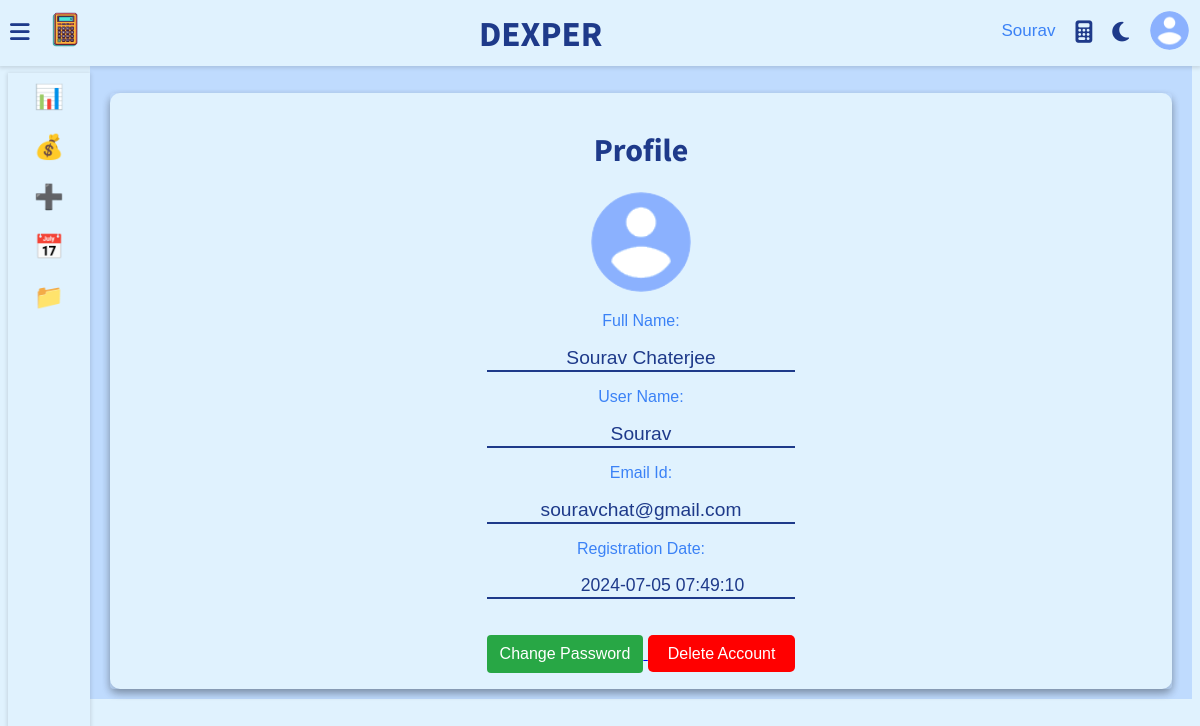
The page /templates/10-Profile.php (signed in) on the database its author committed.
### tables this page shows
CREATE TABLE `user` (
  `Full_Name` varchar(40) NOT NULL,
  `Email` varchar(255) NOT NULL,
  `Username` varchar(255) NOT NULL,
  `UserId` int(11) NOT NULL,
  `Password` varchar(32) NOT NULL,
  `Photo` varchar(255) NOT NULL,
  `RegDate` timestamp NOT NULL DEFAULT current_timestamp()
);

### init.php (called while the page is built, shortened)
<?php
    include_once 'connection.php';
    include_once 'user.php';
    global $pdo;
    $getFromU = new User($pdo);
?>

### user.php (called while the page is built, shortened)
<?php
    class User extends Base{
        function __construct($pdo)
        {
            $this->pdo = $pdo;
        }
        public function Photofetch($UserId) {
            $stmt = $this->pdo->prepare("SELECT Photo FROM user WHERE UserId = :UserId");
            $stmt->bindParam(":UserId", $UserId, PDO::PARAM_INT);
            $stmt->execute();
            $user = $stmt->fetch(PDO::FETCH_OBJ);
            return $user->Photo;
        }
        public function userData($user_id) {
            $stmt = $this->pdo->prepare("SELECT * FROM user WHERE UserId = :user_id");
            $stmt->bindParam(":user_id", $user_id, PDO::PARAM_INT);
            $stmt->execute();
            return $stmt->fetch(PDO::FETCH_OBJ);
        }
        public function fetchUsername($UserId) {
            $stmt = $this->pdo->prepare("SELECT Username FROM user WHERE UserId = :UserId");
            $stmt->bindParam(":UserId", $UserId, PDO::PARAM_INT);
            $stmt->execute();
            $user = $stmt->fetch(PDO::FETCH_OBJ);
            return $user->Username;
        }
    }
?>

### templates/10-Profile.php (the view, shortened to what this page needs)
<?php
include_once "../init.php";
include_once 'skeleton.php';
$userobj = $getFromU->userData($_SESSION['UserId']);
$fullname = $userobj->Full_Name;
$usr_name = $userobj->Username;
$emailid = $userobj->Email;
$JoinDate = $userobj->RegDate;
$picture = $userobj->Photo;
?>
<div class="wrapper">
    <div class="row">
        <div class="col-12 col-m-12 col-sm-12">
            <div class="card">
                <div class="counter" style="display: flex; align-items: center; justify-content: center;">
                    <form action="">
                        <h1 style="font-family: 'Source Sans Pro'; color: var(--main-color);">Profile</h1>
                        <div>
                            <img style="width:100px; height:100px; object-fit: cover; border-radius: 50%;" src=<?php echo '"' . $picture . '"' ?> alt="">
                        </div>
                        <div>
                            <p style="color: var(--second-color);">Full Name:</p>
                            <input type="text" class="text-input" style="width: 100%;" value=<?php echo '"' . $fullname . '"' ?> readonly><br>
                        </div>
                        <div>
                            <p style="color: var(--second-color);">User Name:</p>
                            <input type="text" class="text-input" style="width: 100%;" value=<?php echo '"' . $usr_name . '"' ?> readonly><br>
                        </div>
                        <div>
                            <p style="color: var(--second-color);">Email Id:</p>
                            <input type="email " style="width: 100%;" class="text-input" value=<?php echo '"' . $emailid . '"' ?> readonly><br>
                        </div>
                        <div>
                            <p style="color: var(--second-color);">Registration Date:</p>
                            <input type="datetime" class="text-input" style="width: 100%; font-size: 1.1em; padding-left: 45px;" value=<?php echo '"' . $JoinDate . '"' ?> readonly><br>
                        </div>
                        <br>
                        <div><br>
                            <a href="11-changepass.php">
                                <button type="button" class="pressbutton" name="submit">Change Password</button>
                            </a>
                            <a href="delete_account.php" style="color: white; background-color: red; padding: 10px 20px; text-decoration: none; border-radius: 5px;">
                                Delete Account
                            </a>
                        </div>
                    </form>
                </div>
            </div>
        </div>
    </div>
</div>

### templates/skeleton.php (shortened to what this page needs)
<?php
include_once "../init.php";
$pic = $getFromU->Photofetch($_SESSION['UserId']);
$pic = '"' . $pic . '"';
$username = $getFromU->fetchUsername($_SESSION['UserId']);
?>
<!DOCTYPE html>
<head>
    <link rel="stylesheet" href="https://cdnjs.cloudflare.com/ajax/libs/font-awesome/6.5.2/css/all.min.css" />
    <link rel="stylesheet" type="text/css" href="https://cdnjs.cloudflare.com/ajax/libs/Chart.js/2.9.3/Chart.min.css">
    <link rel="stylesheet" href="../static/css/skeleton.css">
    <link rel="stylesheet" href="../static/css/11-changepass.css">
    <link rel="stylesheet" href="../static/css/7-Datewise.css">
    <link rel="stylesheet" href="https://stackpath.bootstrapcdn.com/font-awesome/4.7.0/css/font-awesome.min.css">
    <link rel="stylesheet" href="../static/css/yearpicker.css">
    <link rel="stylesheet" href="../static/css/6-Manage-Expenses.css">
</head>
<body class="overlay-scrollbar sidebar-expand">
    <div class="navbar">
        <ul class="navbar-nav">
            <li class="nav-item">
                <a class='nav-link'>
                    <i class="fas fa-bars" onclick="collapseSidebar()"></i>
                </a>
            </li>
            <li class="nav-item">
                <img src="../static/images/expenseic.png" alt="" class="logo">
            </li>
        </ul>
        <h1 class="navbar-text">DEXPER</h1>
        <ul class="navbar-nav nav-right">
            <li class="nav-item">
                <span class="nav-link"><?php echo htmlspecialchars($username); ?></span>
            </li>
            <li class="nav-item">
                <a class="nav-link" href="#" onclick="toggleCalculator()">
                    <i class="fa-solid fa-calculator" style="transition: transform 0.3s ease; cursor: pointer;" onmouseover="this.style.transform='scale(1.2)'" onmouseout="this.style.transform='scale(1)'"></i>
                </a>
            </li>
            <li class="nav-item">
                <a class="nav-link" href="#" onclick="switchTheme()">
                    <i class="fas fa-moon dark-icon icon-hover" style="transition: transform 0.3s ease; cursor: pointer;" onmouseover="this.style.transform='scale(1.2)'" onmouseout="this.style.transform='scale(1)'"></i>
                </a>
            </li>
            <li class="nav-item">
                <div class="avt dropdown">
                    <img src=<?php echo $pic ?> alt="" class="dropdown-toggle" data-toggle="user-menu"  style="transition: transform 0.3s ease; cursor: pointer;" onmouseover="this.style.transform='scale(1.2)'" onmouseout="this.style.transform='scale(1)'">
                </div>
            </li>
        </ul>
    </div>
    <div class="sidebar">
        <ul class="sidebar-nav" id="sidebar-nav">
            <li class="sidebar-nav-item">
                <a href="3-Dashboard.php" class="sidebar-nav-link">
                    <div>
                    <span class="icon-sidebar">📊</span>
                    </div>
                </a>
            </li>
            <li class="sidebar-nav-item">
                <a href="4-Set-Budget.php" class="sidebar-nav-link">
                    <div>
                        <span class="icon-sidebar">💰</span>
                    </div>
                </a>
            </li>
            <li class="sidebar-nav-item" id="Expense" onclick="open1()">
                <a href="#" class="sidebar-nav-link">
                    <div>
                        <span class="icon-sidebar">➕</span>
                    </div>
                </a>
            </li>
            <li class="sidebar-nav-item" id="ER" onclick="open2()">
                <a href="#" class="sidebar-nav-link">
                    <div>
                        <span class="icon-sidebar">📅</span>
                    </div>
                </a>
            </li>
            <li class="sidebar-nav-item" id="Category" onclick="open3()">
                <a href="#" class="sidebar-nav-link">
                    <div>
                        <span class="icon-sidebar">📁</span>
                    </div>
                </a>
            </li>
        </ul>
    </div>
</body>

### static/css/skeleton.css (style rules this page uses)
.light { --main-bg-color: var(--light-background); --second-bg-color: var(--light-second-background); --main-color: var(--light-color); --second-color: var(--light-second-color); }
* { box-sizing: border-box; }
body { font-family: Verdana, Helvetica, sans-serif; background: var(--main-bg-color); color: var(--main-color); }
.navbar { display: flex; flex-direction: row; background: var(--main-bg-color); color: var(--main-color); position: fixed; top: 0; right: 0; left: 0; z-index: 101; box-shadow: rgba(0, 0, 0, 0.12) 0px 1px 4px 1px; }
.navbar-nav { list-style: none; display: flex; flex-direction: row; padding-left: 0; margin-bottom: 0; margin-top: 0; }
.nav-link { float: left; text-align: center; padding: 21px 10px; text-decoration: none; font-size: 17px; color: var(--second-color); position: relative; }
.navbar-nav i { font-size: 1.4rem; color: var(--main-color); }
.nav-right { margin-left: auto; }
.navbar-text { position: relative; margin: auto; width: 80%; text-align: center; font-family: "Neuropolitical", "Source Sans Pro"; font-size: 2.2em; }
.logo { height: 60px; padding: 10px; }
.avt img { width: 39px; height: 39px; border-radius: 50%; }
.avt { padding: 11px; }
.dropdown { position: relative; }
.wrapper { padding: 10px; margin-left: 82px; padding-top: 75px; background: var(--second-bg-color); transition: margin-left 0.5s; }
.sidebar { width: 82px; height: 100vh; position: fixed; margin-top: 65px; background: var(--main-bg-color); box-shadow: rgba(0, 0, 0, 0.12) 0px 1px 4px 1px; overflow: hidden; z-index: 100; transition: width 0.5s; }
.sidebar-nav { list-style: none; padding: 0; margin: 0; display: flex; flex-direction: column; align-items: center; height: 100vh; }
.sidebar-nav-item { width: 100%; }
.sidebar-nav-link { display: flex; align-items: center; color: var(--main-color); text-decoration: none; }
.sidebar-nav-link div { min-width: 82px; height: 50px; position: relative; }
.card { background: var(--main-bg-color); color: var(--main-color); border-radius: 10px; margin-bottom: -10px; box-shadow: 0 4px 8px 0 rgba(0, 0, 0, 0.2); }
.row { display: flex; flex-wrap: wrap; flex-direction: row; }
.row:before, .row:after { box-sizing: border-box; }
[class*="col-"] { padding: 10px; }
@media only screen and (min-width: 600px) { [class*="col-"] { width: 100%; } }
@media only screen and (min-width: 600px) { .col-sm-12 { width: 100%; } }
@media only screen and (min-width: 768px) { .col-m-12 { width: 100%; } }
@media screen and (min-width: 992px) { .col-12 { width: 100%; } }
.counter { padding: 16px; text-align: center; color: #2a2a2a; border-radius: 4px; box-shadow: 0 4px 8px 0 rgba(0, 0, 0, 0.2); }
.pressbutton { display: inline-block; font-weight: 400; color: #212529; text-align: center; border: 1px solid transparent; padding: 0.375rem 0.75rem; font-size: 1rem; line-height: 1.5; border-radius: 0.25rem; color: #fff; background-color: #28a745; }
.text-input { color: var(--main-color); font-size: 1.2em; background: rgba(0, 0, 0, 0); text-align: center; border: none; outline: none; border-bottom: 2px solid var(--main-color); }
button { border: none; outline: none; cursor: pointer; }

### templates/skeleton.php (style rules this page uses)
.icon-sidebar { display: flex; justify-content: center; align-items: center; font-size: 1.5em; margin-top: 10px; }

### rows shown on the page
user: Username "Sourav", Photo (picture), Full_Name "Sourav Chaterjee", Email "souravchat@gmail.com", RegDate "2024-07-05 07:49:10"
